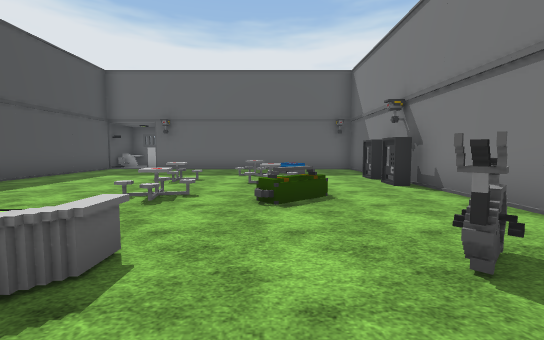
[1] (above)

17 first-person views from a walk through a Unity game level. The camera is 1.5 m above the floor, tilts 4° down and sees 90° across. The floor is counted in squares, 2 m on a side. Each view is taken from the middle of a square. On the plan, view 1 faces up. The plan holds only what a view shows up to about 10 squares ahead; the rest is blank. Flat ground stands in for the terrain. The player character is not drawn. Some animated figures are left out. Some surface patterns are stand-ins.

[2]
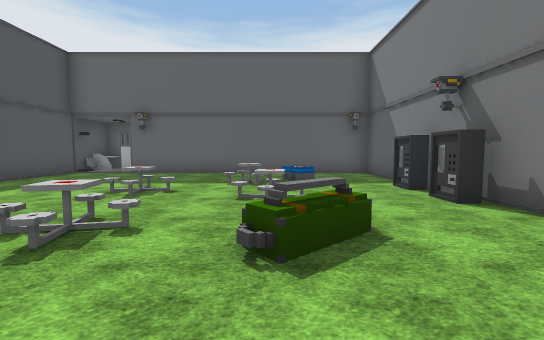

[3]
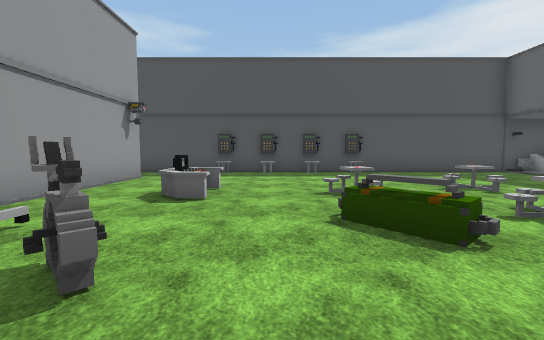

[4]
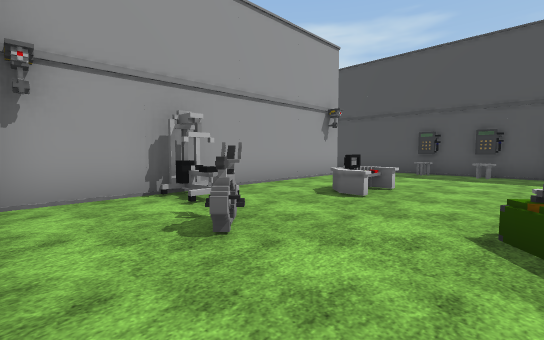

[5]
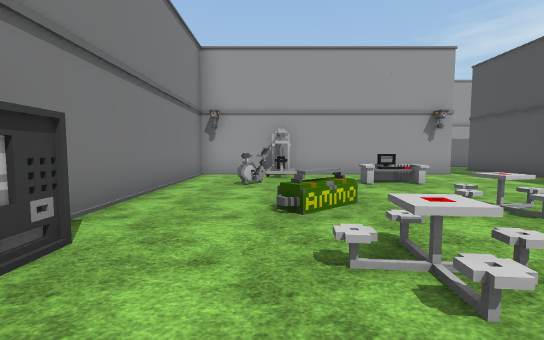

[6]
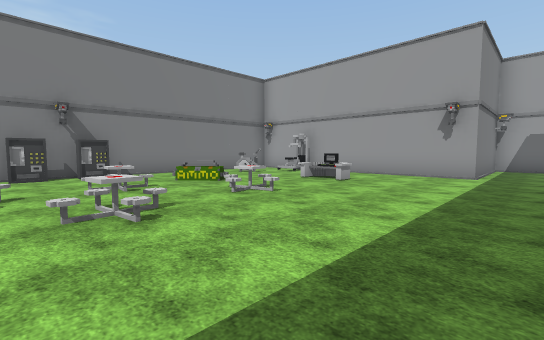

[7]
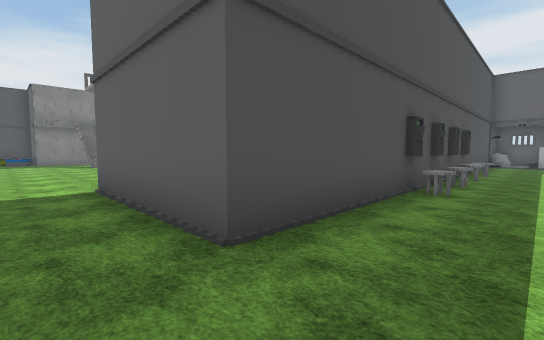

[8]
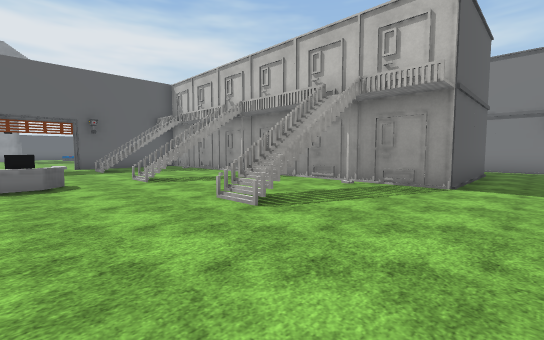

[9]
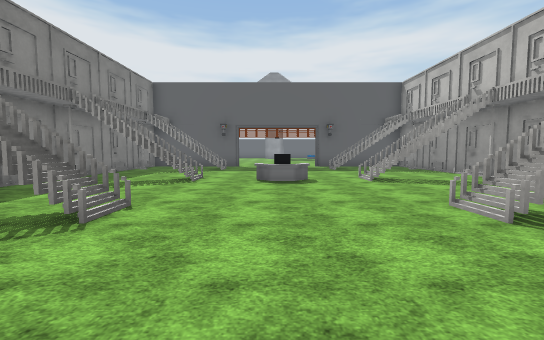

[10]
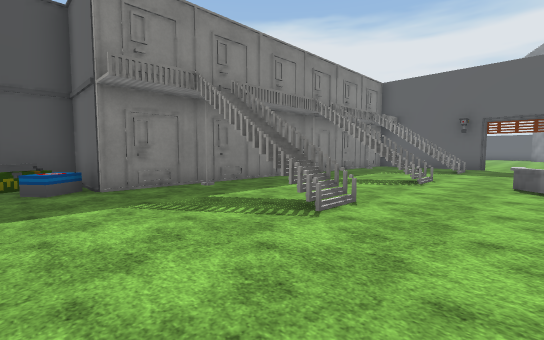

[11]
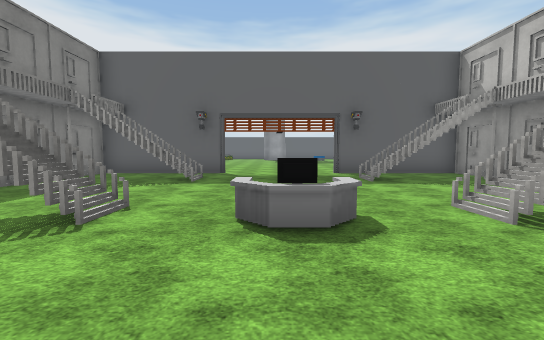

[12]
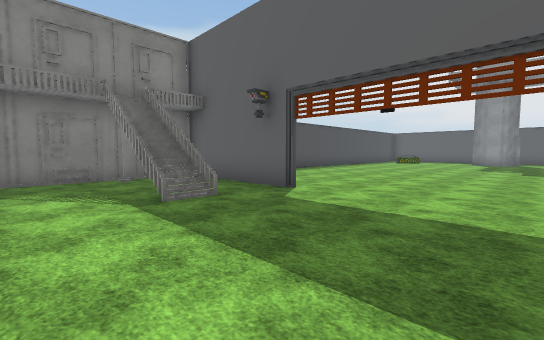

[13]
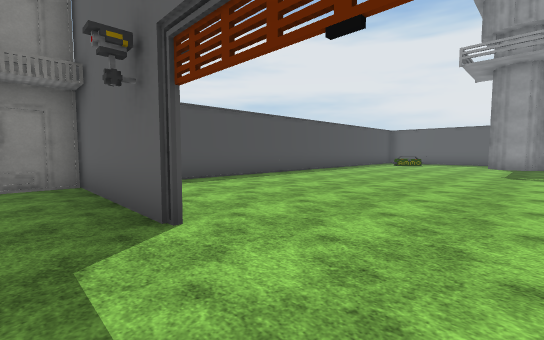

[14]
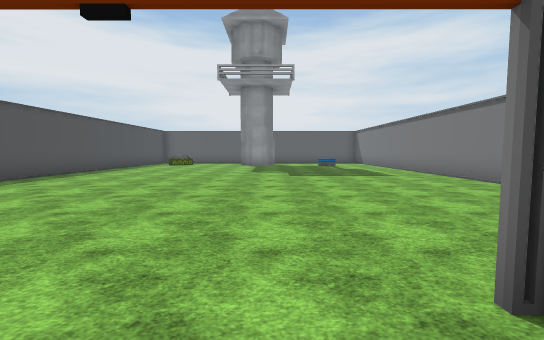

[15]
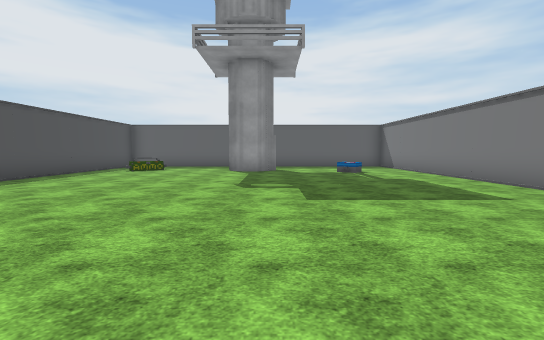

[16]
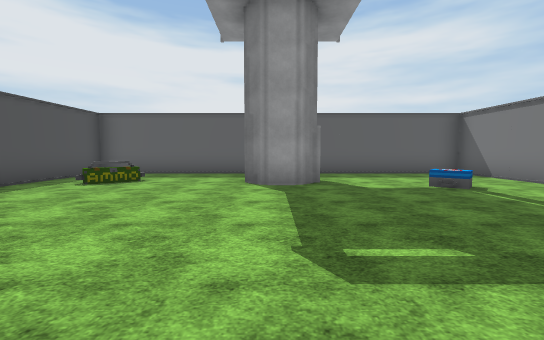

[17]
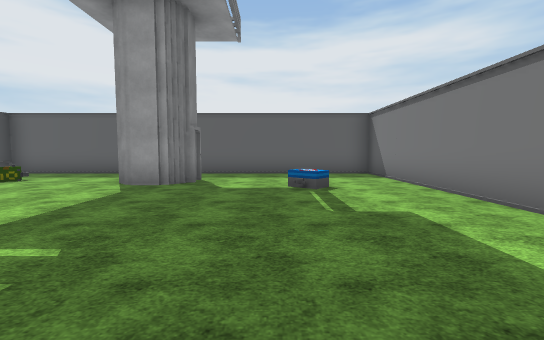

### Floor plan
Points are (right, up) in squares from view 1. A wall is a line through its corners. A room is listed if a view was taken in it or the views show most of it. See-through windows are left out.
Room 1 (views 1, 2, 3, 4, 5, 6)
walls: (-6.7, 2.6) (-6.7, -2.7); (2.7, 5.8) (2.7, 6.6); (2.7, 7.1) (2.7, 8); (-6.7, 11.4) (-6.7, 4.4); (-4.7, -2.4) (-4.7, -0.7) (3.2, -0.7) (3.2, 11.2) (-4.5, 11.2)
ways out: opening at (-5.5, -1.5) to room 2; opening at (-5.5, 11)
objects: phone (-7, 3); phone (-7, 4); stool (-6, 1); stool (-6, 3); other object (-6, 4); other object (-6, 6); other object (-5, 11); other object (-2, 1) to (-1, 2); table (-2, 5); table (-2, 7); table (-1, 9); crate (0, 4) to (1, 5); table (0, 6); other object (1, 0); bike (1, 2) to (2, 2); other object (1, 9)
Room 2 (views 7, 8, 9, 10, 11, 12, 13, 14, 15, 16, 17)
walls: (-19.4, 9.2) (-22.7, 9.2) (-22.7, -2.6); (-13.4, 7.6) (-14.5, 7.6); (-18.9, 7.6) (-20, 7.6); (-19.1, 7.8) (-19.1, 6.7) (-20.2, 6.7); (-14.2, 6.6) (-14.2, 7.6); (-13.9, 6.6) (-13.9, 7.6); (-13.6, 6.6) (-13.6, 7.6); (-19.6, 7.6) (-19.6, 6.6); (-13.2, 6.7) (-14.6, 6.7); (-19.8, 7.6) (-19.8, 6.6); (-10.8, 14.1) (-10.8, 25.1) (-16.4, 25.1); (-19.1, 3.8) (-19.1, 2.7) (-20.2, 2.7); (-18.9, 3.6) (-20, 3.6) (-20, 2.8); (-19.6, 3.8) (-19.6, 2.6); (-19.8, 3.8) (-19.8, 2.8); (-14.2, 2.6) (-14.2, 3.8); (-13.4, 2.8) (-13.4, 3.6) (-14.6, 3.6); (-13.9, 2.6) (-13.9, 3.8); (-13.6, 2.6) (-13.6, 3.8); (-13.2, 2.7) (-14.4, 2.7); (-18.9, -0.3) (-20, -0.3) (-20, -1.2); (-19.6, -0.2) (-19.6, -1.2); (-19.8, -0.2) (-19.8, -1.2); (-14.2, -1.2) (-14.2, -0.2); (-13.9, -1.2) (-13.9, -0.2); (-13.6, -1.2) (-13.6, -0.2); (-13.4, -1.2) (-13.4, -0.3) (-14.6, -0.3); (-13.2, -1.2) (-14.4, -1.2); (-19.1, -1.2) (-20.2, -1.2); (-23.4, -2.7) (-24.7, -2.7) (-24.7, -4.1); (-17.9, 25.1) (-22.7, 25.1) (-22.7, 11.4); (-6.7, -2.7) (-10.8, -2.7) (-10.8, 9.2) (-14.6, 9.2); (-6.1, -4.8) (-4.7, -4.8) (-4.7, -2.4)
low walls: (-14.4, 2.7) (-14.4, 3.5); (-19.1, -0.2) (-19.1, -1.2); (-14.4, -1.2) (-14.4, -0.5)
ways out: opening at (-5.5, -1.5) to room 1
objects: crate (-24, -4); other object (-23, -3); crate (-21, 22) to (-21, 23); gate (-19, 9); other object (-17, 3) to (-16, 3); tower (-17, 22) to (-16, 23); gate (-15, 9); other object (-13, 22)

Positions as (right, up) in squares from view 1, and headings:
1: (0, 0), facing up
2: (0, 2), facing up
3: (3, 3), facing left
4: (3, 4), facing down-left
5: (1, 8), facing down
6: (-6, 8), facing down-right
7: (-5, -4), facing up-left
8: (-17, -4), facing up-right
9: (-17, -4), facing up
10: (-17, -4), facing up-left
11: (-17, 0), facing up
12: (-15, 5), facing up-left
13: (-16, 8), facing up-left
14: (-16, 8), facing up
15: (-16, 12), facing up
16: (-17, 16), facing up
17: (-14, 16), facing up
